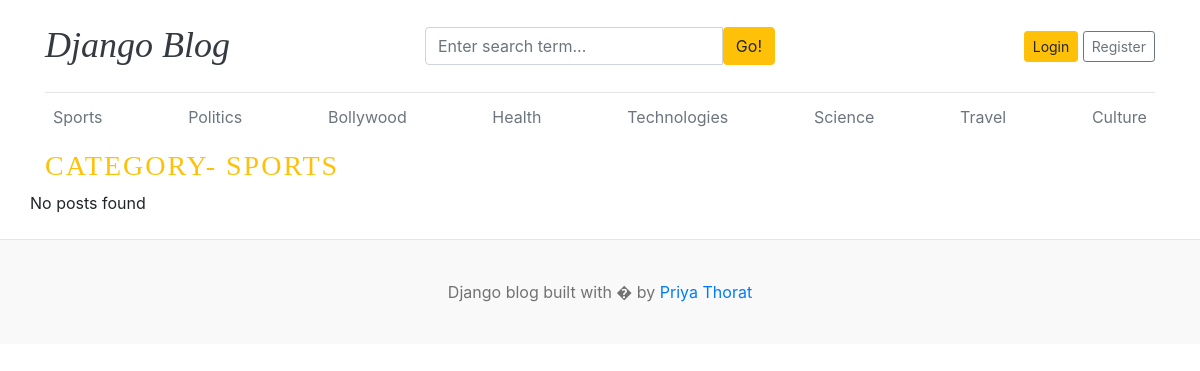
Page /category/1/ on the committed database.
### blogs/models.py (models this page shows)
class Category(models.Model):
    category_name=models.CharField(max_length=50,unique=True)
    created_at=models.DateTimeField(auto_now_add=True)
    updated_at=models.DateTimeField(auto_now=True)
    class Meta:  #its for plural categorys to ==
        verbose_name_plural='categories'
    def __str__(self): #its used for admin panel not to return object1 return name
        return self.category_name

### blogs/views.py (the view)
# urls.py: path('<int:category_id>/',views.posts_by_category , name='posts_by_category')
def posts_by_category(request, category_id):
    posts=Blog.objects.filter(status="Published",category=category_id)
    category=get_object_or_404(Category,pk=category_id) #second method 404  show the error page
    context={
        'posts':posts,
        'category':category
    }
    return render(request,'post_by_category.html',context)

### blogs/context_processors.py (called while the page is built)
def get_categories(request):
    categories=Category.objects.all()
    return dict(categories=categories)

def get_social_links(request):
    social_links=SocialLink.objects.all()
    return dict(social_links=social_links)

### template/post_by_category.html
{% extends 'base.html'%}
    {% block content  %}
 <h3 class="text-uppercase text-warning" style="letter-spacing: 2px;">Category- {{category}}</h3>
  <div class="row mb-2">
    {%if posts%}
    {% for post in posts %}
    <div class="col-md-6">
      <div class="card border-0" >
        <div class="card-body">
          <h3><a href= "{%url 'blogs' post.slug %}" class="text-dark" >{{post.title}}</a></h3>
          <small class="mb-1 text-muted">{{post.created_at | timesince}} ago| {{post.author}}</small>
          <p class="card-text">{{post.short_description | truncatewords:25}}</p>
        </div>
      </div>
    </div>
  {%endfor%}
  {%else%}
  <p>No posts found</p>
  </div>
  {%endif%}
</div>
{% endblock %}

### template/base.html (shortened to what this page needs)
<!DOCTYPE html>
<html lang="en">
<head>
    <link href="https://getbootstrap.com/docs/4.0/dist/css/bootstrap.min.css" rel="stylesheet">
    <link href="css/blog.css" rel="stylesheet">
  </head>
<body>
    <div class="container">
      <header class="blog-header py-3">
        <div class="row flex-nowrap justify-content-between align-items-center">
          <div class="col-4 pt-1">
            <h1 class="font-italic"><a class="blog-header-logo text-dark" href="/">Django Blog</a></h1>
          </div>
          <div class="col-4">
            <form action="{% url 'search'%}" method="GET">
              <div class="input-group">
                        <input class="form-control" type="text" name="keyword" value="{{keyword}}" placeholder="Enter search term..." aria-label="Enter search term..." aria-describedby="button-search" />
                        <button type="submit" class="btn btn-warning" id="button-search" type="button">Go!</button>
                    </div>
            </form>
          </div>
          <div class="col-4 d-flex justify-content-end align-items-center">
            {% if not user.is_authenticated%}
            <a class="btn btn-sm btn-warning" href="{% url 'login' %}">Login</a> &nbsp;
            <a class="btn btn-sm btn-outline-secondary" href="{% url 'register' %}">Register</a>
            {% else %}
            <span>You are logged as {{user}}</span>&nbsp;&nbsp;
            <span><a href="{% url 'logout' %}">Logout</a></span>
            {% endif %}
          </div>
        </div>
      </header>
      <div class="nav-scroller py-1 mb-2">
        <nav class="nav d-flex justify-content-between">
          {% for cat in categories%}
          <a class="p-2 text-muted" href="{% url 'posts_by_category' cat.id %}">{{cat.category_name}}</a>
          {%endfor%}
        </nav>
      </div>
{% block content%}
{%endblock%}
   <footer class="blog-footer">
  <p class="text-center">Django blog built with � by <a href="#">Priya Thorat</a></p>
</footer>
</body>
</html>

### blog_main/static/css/blog.css (style rules this page uses)
.blog-header { border-bottom: 1px solid #e5e5e5; }
.blog-header-logo { font-family: "Playfair Display", Georgia, "Times New Roman", serif; font-size: 2.25rem; }
h1, h2, h3, h4, h5, h6 { font-family: "Playfair Display", Georgia, "Times New Roman", serif; }
.blog-footer { padding: 2.5rem 0; color: #727272; text-align: center; background-color: #f9f9f9; border-top: .05rem solid #e5e5e5; }
.blog-footer p:last-child { margin-bottom: 0; }

### rows in the picture
Category: category_name "Sports", category_name "SPORTS"
Category: category_name "Politics"
Category: category_name "Bollywood"
Category: category_name "Health"
Category: category_name "Technologies"
Category: category_name "Science"
Category: category_name "Travel"
Category: category_name "Culture"
